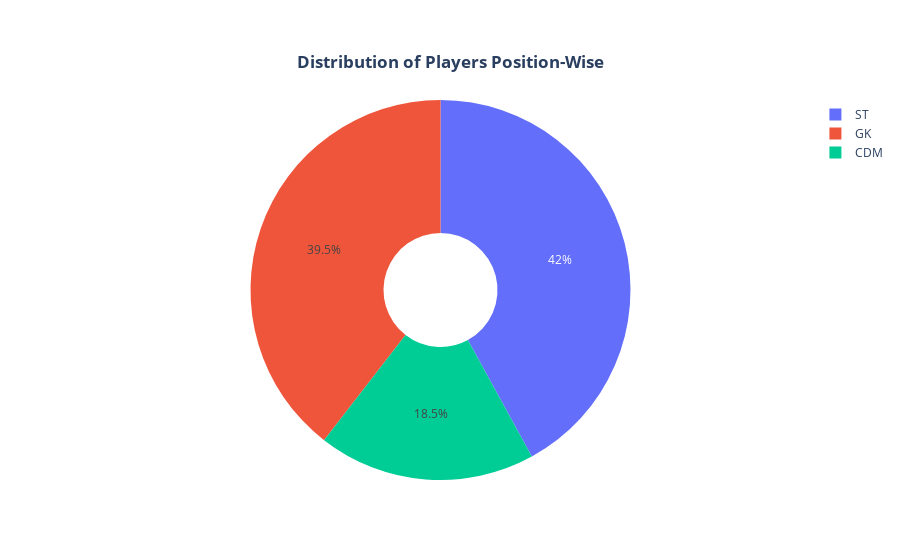

The code cell stored with this chart in its notebook:
### Markdown cell above
## Piechart Visualization for determining the distribution of the players positive-wise 
The below piechart shows that there are more players who are Strikers about 42% followed by Goalkeepers and then Centre defensive Midfielders

### Code cell
pie_vis1 = go.Pie(values=position_df['Position'].value_counts().values,
                labels=position_df['Position'].value_counts().index.values,
                hole=0.3
               )
 

layout = go.Layout(title={        
        'text': "<b>Distribution of Players Position-Wise</b>",
        'y':0.9,
        'x':0.5,
        'xanchor': 'center',
        'yanchor': 'top'})

fig = go.Figure(data=[pie_vis1], layout=layout)
py.iplot(fig)

### Figure 1 — Plotly figure (JSON) as saved in the notebook; plotly's stock layout.template omitted (floating-point values rounded to 4 significant figures)
{"data": [{"hole": 0.3, "labels": ["ST", "GK", "CDM"], "type": "pie", "values": [2151, 2022, 946]}], "layout": {"title": {"text": "<b>Distribution of Players Position-Wise</b>", "x": 0.5, "xanchor": "center", "y": 0.9, "yanchor": "top"}}}
